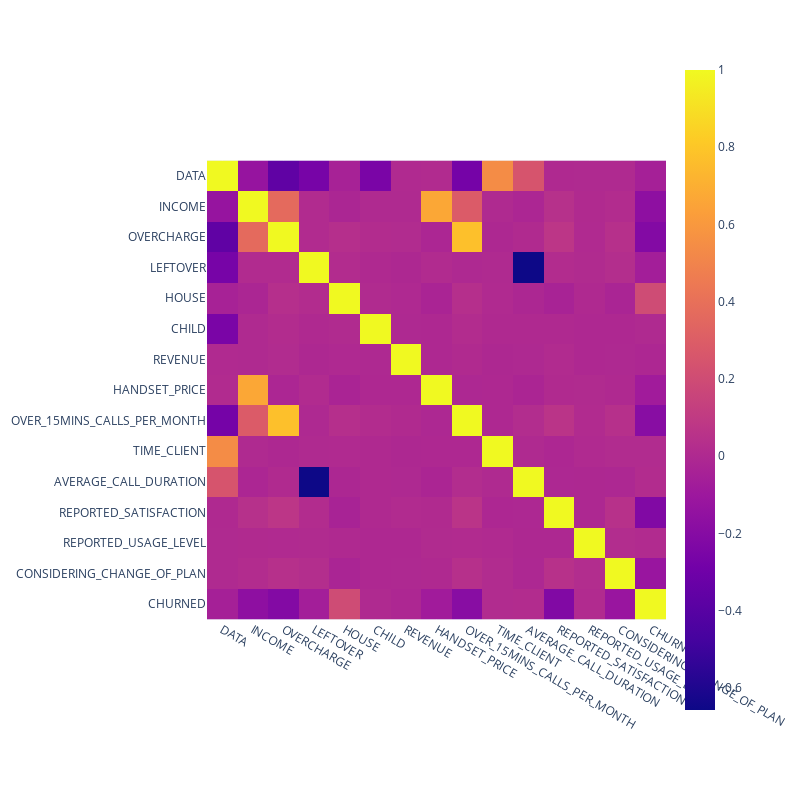

The notebook cell this image was saved under:
### Code cell
corr = df_training.corr()

fig = px.imshow(corr, width=800, height=800)
fig.show()

### Figure 1 — Plotly figure (JSON) as saved in the notebook; plotly's stock layout.template omitted (floating-point values rounded to 4 significant figures; data arrays with more than 128 entries replaced by an {"elided": "..."} marker saying what was removed)
{"data": [{"coloraxis": "coloraxis", "hovertemplate": "x: %{x}<br>y: %{y}<br>color: %{z}<extra></extra>", "name": "0", "type": "heatmap", "x": ["DATA", "INCOME", "OVERCHARGE", "LEFTOVER", "HOUSE", "CHILD", "REVENUE", "HANDSET_PRICE", "OVER_15MINS_CALLS_PER_MONTH", "TIME_CLIENT", "AVERAGE_CALL_DURATION", "REPORTED_SATISFACTION", "REPORTED_USAGE_LEVEL", "CONSIDERING_CHANGE_OF_PLAN", "CHURNED"], "xaxis": "x", "y": ["DATA", "INCOME", "OVERCHARGE", "LEFTOVER", "HOUSE", "CHILD", "REVENUE", "HANDSET_PRICE", "OVER_15MINS_CALLS_PER_MONTH", "TIME_CLIENT", "AVERAGE_CALL_DURATION", "REPORTED_SATISFACTION", "REPORTED_USAGE_LEVEL", "CONSIDERING_CHANGE_OF_PLAN", "CHURNED"], "yaxis": "y", "z": {"elided": "15x15 float values"}}], "layout": {"coloraxis": {"colorscale": [[0, "#0d0887"], [0.1111, "#46039f"], [0.2222, "#7201a8"], [0.3333, "#9c179e"], [0.4444, "#bd3786"], [0.5556, "#d8576b"], [0.6667, "#ed7953"], [0.7778, "#fb9f3a"], [0.8889, "#fdca26"], [1, "#f0f921"]]}, "height": 800, "margin": {"t": 60}, "width": 800, "xaxis": {"anchor": "y", "constrain": "domain", "domain": [0, 1], "scaleanchor": "y"}, "yaxis": {"anchor": "x", "autorange": "reversed", "constrain": "domain", "domain": [0, 1]}}}
